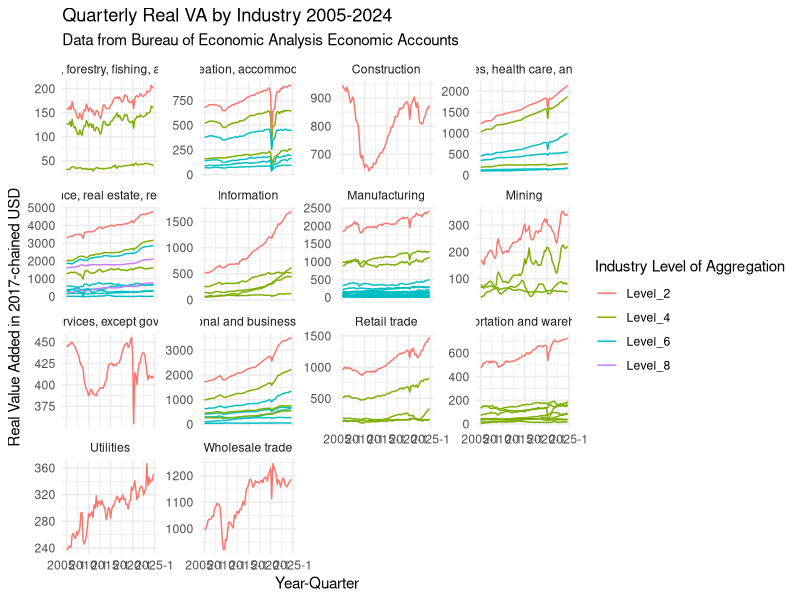
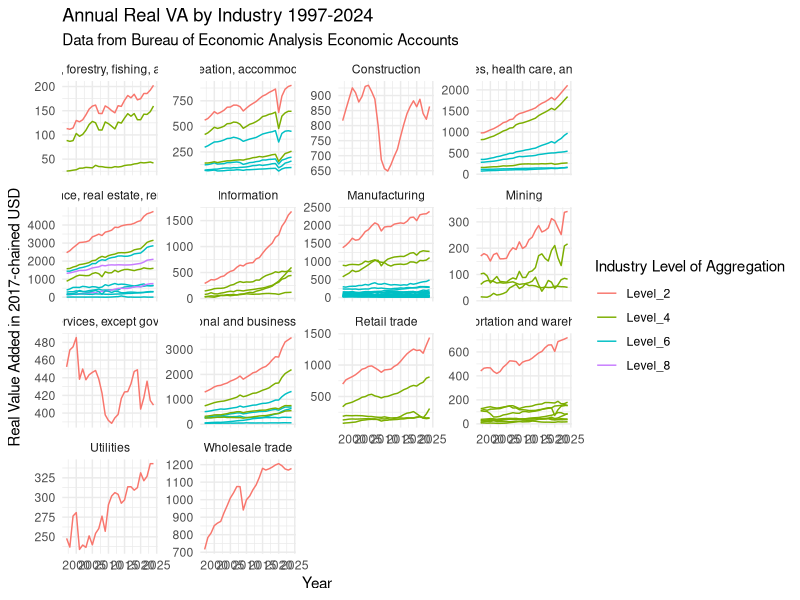

Reproduce these figures in R, in order. (Note: this script raises an error after producing the figures.)
# Cleaning BEA Value Added by Industry
# Suggested citation: U.S. Bureau of Economic Analysis, "Real Value Added by Industry" (accessed Sunday, June 8, 2025).
library(here)
library(tidyverse)
library(zoo)

# Quarterly Data from 2005-2024
# The year and quarter are not combined in one header requiring a strange read-in process below
header <- read.csv(here("data/occ_macro_vars/bea_va_by_industry_05_24_q.csv"), 
                   nrows = 2, header = FALSE, stringsAsFactors = FALSE, skip = 3)

# Combine year and quarter into proper names
new_names <- paste0(gsub("X", "", header[1, -c(1,2)]), "_", header[2, -c(1,2)])

# Read the rest of the data (starting after header rows)
temp <- read.csv(here("data/occ_macro_vars/bea_va_by_industry_05_24_q.csv"), 
                 skip = 5, header = FALSE, stringsAsFactors = FALSE) 

# Assign clean column names
colnames(temp) <- c("Line", "X", new_names)
final <- tibble(temp) %>% 
  rename("industry" = X) %>% 
  select(-Line) %>% 
  mutate(
    indent_level = str_extract(industry, "^\\s*") |> str_length(),
    label = paste0("Level_", indent_level / 2)  # Assuming 2 spaces per indent level
  ) %>% 
  mutate(label_0 = ifelse(label == "Level_0", trimws(industry), NA),
         label_2 = ifelse(label == "Level_2", trimws(industry), NA),
         label_4 = ifelse(label == "Level_4", trimws(industry), NA),
         label_6 = ifelse(label == "Level_6", trimws(industry), NA),
         label_8 = ifelse(label == "Level_8", trimws(industry), NA)) %>% 
  fill(label_0) %>%
  fill(label_2) %>%
  fill(label_4) %>%
  fill(label_6) %>%
  fill(label_8) %>%
  mutate(label_0 = ifelse(industry == "        Gross domestic product", "Total GDP", label_0), 
         industry = trimws(industry)) %>% 
  pivot_longer(contains('_Q'), names_to = "date", values_to = "real_VA") %>% 
  mutate(date = as.yearqtr(gsub("_", " ", date), format = "%Y Q%q"),
         real_VA = as.numeric(real_VA)) %>% 
  filter(!is.na(real_VA))

final %>% 
  filter(label_0 == "Private industries" & !is.na(label_2)) %>% 
  ggplot() +
  geom_line(aes(x = date, y = real_VA, group = industry, color = label)) +
  facet_wrap(~label_2, scales = "free_y") + 
  theme_minimal() +
  labs(title = "Quarterly Real VA by Industry 2005-2024", subtitle = "Data from Bureau of Economic Analysis Economic Accounts", x = "Year-Quarter", y = "Real Value Added in 2017-chained USD", color = "Industry Level of Aggregation")

# Annual Data from 1997-2024
# The year and quarter are not combined in one header requiring a strange read-in process below
annual <- read.csv(here("data/occ_macro_vars/bea_va_by_industry_97_24_a.csv"), skip = 3) %>% 
  slice(-1)

final <- tibble(annual) %>% 
  rename("industry" = X) %>% 
  select(-Line) %>% 
  mutate(
    indent_level = str_extract(industry, "^\\s*") |> str_length(),
    label = paste0("Level_", indent_level / 2)  # Assuming 2 spaces per indent level
  ) %>% 
  mutate(label_0 = ifelse(label == "Level_0", trimws(industry), NA),
         label_2 = ifelse(label == "Level_2", trimws(industry), NA),
         label_4 = ifelse(label == "Level_4", trimws(industry), NA),
         label_6 = ifelse(label == "Level_6", trimws(industry), NA),
         label_8 = ifelse(label == "Level_8", trimws(industry), NA)) %>% 
  fill(label_0) %>%
  fill(label_2) %>%
  fill(label_4) %>%
  fill(label_6) %>%
  fill(label_8) %>%
  mutate(label_0 = ifelse(industry == "        Gross domestic product", "Total GDP", label_0), 
         industry = trimws(industry),
         across(contains("X"), ~as.numeric(.))) %>%
  pivot_longer(contains('X'), names_to = "date", values_to = "real_VA") %>% 
  mutate(date = as.numeric(gsub("X", "", date)),
         real_VA = as.numeric(real_VA)) %>% 
  filter(!is.na(real_VA))

final %>% 
  filter(label_0 == "Private industries" & !is.na(label_2)) %>% 
  ggplot() +
  geom_line(aes(x = date, y = real_VA, group = industry, color = label)) +
  facet_wrap(~label_2, scales = "free_y") + 
  theme_minimal() +
  labs(title = "Annual Real VA by Industry 1997-2024", 
       subtitle = "Data from Bureau of Economic Analysis Economic Accounts", 
       x = "Year", 
       y = "Real Value Added in 2017-chained USD", 
       color = "Industry Level of Aggregation")


# Picked relevant industries as 2-digit NAICS industries 
# https://www.bls.gov/iag/tgs/iag_index_naics.htm 
# Also matches data on occupational density of each industry as calcualted in occ_emp_industry_oews.R
rel_inds <- c("Agriculture, Forestry, Fishing, and Hunting" = "11",
"Mining" = "21",
"Construction" = "23",
"Manufacturing" = "31-33",
"Wholesale Trade" = "42",
"Retail Trade" = "44-45",
"Transportation and Warehousing" = "48-49",
"Utilities" = "22",
"Information" = "51",
"Finance and Insurance" = "52",
"Real Estate and Rental and Leasing" = "53",
"Professional, Scientific, and Technical Services" = "54",
"Management of Companies and Enterprises" = "55",
"Administrative and waste management services" = "56",
"Educational Services" = "61",
"Health Care and Social Assistance" = "62",
"Arts, Entertainment, and Recreation" = "71",
"Accommodation and Food Services" = "72",
"Other Services, except government" = "81")

rel_inds %>% 
  kable()


final %>% 
  filter(tolower(industry) %in% tolower(names(rel_inds))) %>% 
  ggplot() +
  geom_line(aes(x = date, y = real_VA, color = industry)) +
  facet_wrap(~industry, scales = "free_y") + 
  theme_minimal() +
  labs(title = "Annual Real VA by Industry 1997-2024", subtitle = "Data from Bureau of Economic Analysis Economic Accounts", x = "Year", y = "Real Value Added in 2017-chained USD", color = "Industry Level of Aggregation") +
  theme(legend.position = "none")

final %>% 
  filter(tolower(industry) %in% tolower(names(rel_inds))) %>% 
  ggplot() +
  geom_line(aes(x = date, y = real_VA, color = industry)) +
  #facet_wrap(~industry, scales = "free_y") + 
  scale_y_continuous(trans = "log") +
  theme_minimal() +
  labs(title = "(log) Annual Real VA by Industry 1997-2024", subtitle = "Data from Bureau of Economic Analysis Economic Accounts", x = "Year", y = "log Real Value Added in 2017-chained USD", color = "Industry Level of Aggregation")



